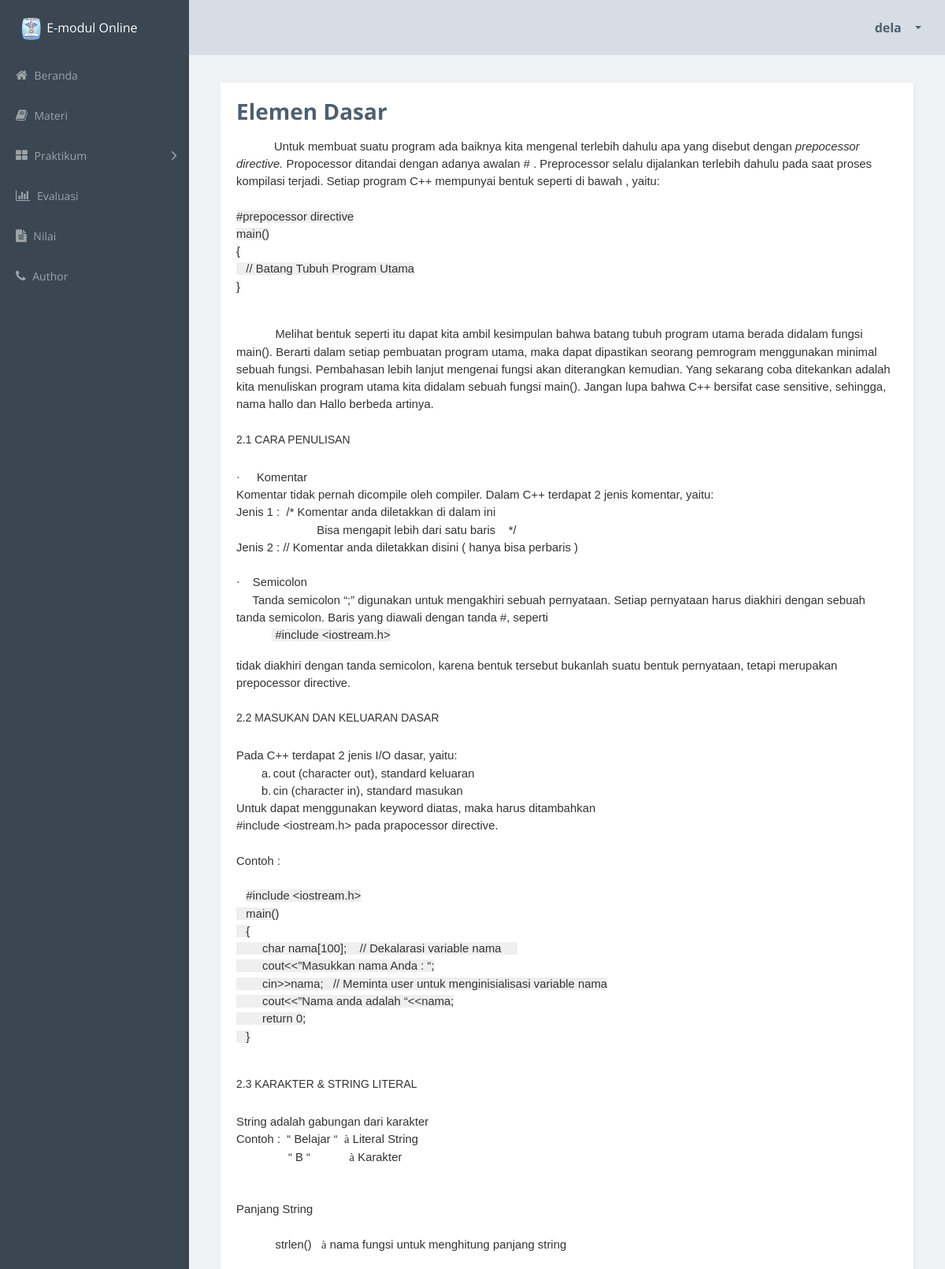
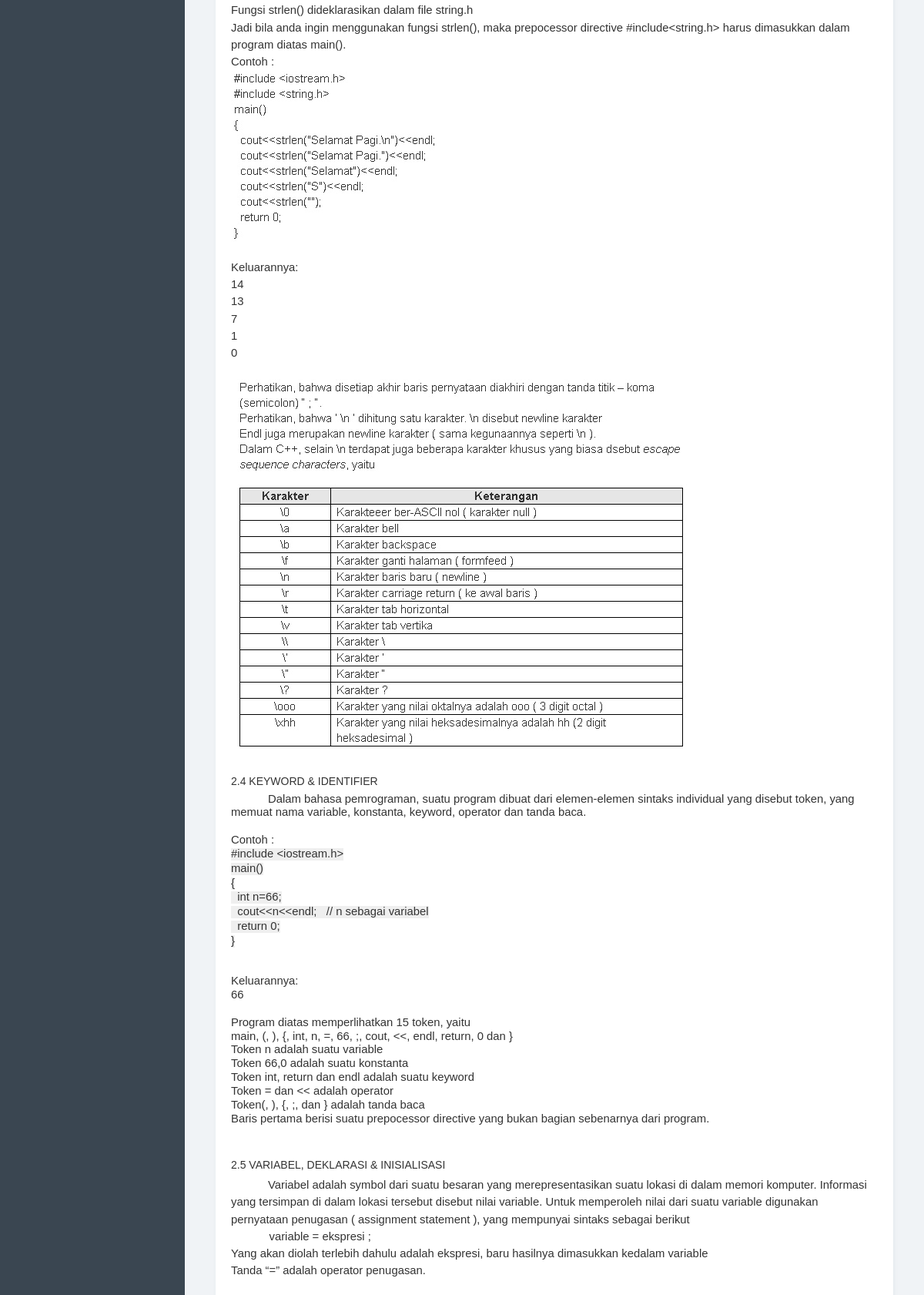
The page /detailMateriSiswa.php?id=22 (signed in, upper part) on the database its author committed (2 pictures, top to bottom).
### tables this page shows
CREATE TABLE `materi` (
  `id_materi` int(11) NOT NULL AUTO_INCREMENT,
  `nama` varchar(100) DEFAULT NULL,
  `isi` longtext,
  PRIMARY KEY (`id_materi`)
);

### detailMateriSiswa.php (the view, shortened to what this page needs)
<?php
include("config.php");
$id = $_GET['id'];
$query = mysqli_query($conn, "SELECT * FROM materi WHERE id_materi = $id");
$data = mysqli_fetch_array($query);
?>
<!doctype html>
<html class="no-js" lang="en">
    <head>
        <link rel="stylesheet" href="css/vendor.css">
        <link rel="stylesheet" href="css/app-blue.css">
    </head>
    <body>
        <div class="main-wrapper">
            <div class="app" id="app">
                <header class="header">
                    <div class="header-block header-block-nav">
                        <ul class="nav-profile">
                            <li class="profile dropdown">
                                <a class="nav-link dropdown-toggle" data-toggle="dropdown" href="#" role="button" aria-haspopup="true" aria-expanded="false">
                                    <span class="name"> <?php echo $_SESSION['username']; ?> </span>
                                </a>
                            </li>
                        </ul>
                    </div>
                </header>
                <aside class="sidebar">
                    <div class="sidebar-container">
                        <div class="sidebar-header">
                            <div class="brand">
                                <div>
                                    <img src="assets/logosmk.png" width="30" height="30"> E-modul Online
                                </div>
                            </div>
                        </div>
                        <nav class="menu">
                            <ul class="sidebar-menu metismenu" id="sidebar-menu">
                                <li class="">
                                    <a href="indexSiswa.php">
                                        <i class="fa fa-home"></i> Beranda </a>
                                </li>
                                <li class="">
                                    <a href="materiSiswa.php">
                                        <i class="fa fa-book"></i> Materi </a>
                                </li>
                                <li>
                                    <a href="">
                                        <i class="fa fa-th-large"></i> Praktikum
                                        <i class="fa arrow"></i>
                                    </a>
                                </li>
                                <li class="">
                                    <a href="evaluasiSiswa.php">
                                        <i class="fa fa-bar-chart"></i> Evaluasi </a>
                                </li>
                                <li class="">
                                    <a href="nilaiSiswa.php">
                                        <i class="fa fa-file-text"></i> Nilai </a>
                                </li>
                                <li class="">
                                    <a href="auth.php">
                                        <i class="fa fa-phone"></i> Author </a>
                                </li>
                            </ul>
                        </nav>
                    </div>
                </aside>
                <article class="content forms-page">
                 <section class="section">
                        <div class="row">
                            <div class="col-md-12">
                                <div class="card card-block sameheight-item">
                                    <form id="tambah-form" action="prosesTambahMateri.php" method="POST" enctype="multipart/form-data">
                                        <div class="form-group">
                                           <h3><b><?php echo $data['nama'] ?></b></h3>
                                        </div>
                                        <div class="form-group">
                                            <?php echo $data['isi'] ?>
                                        </div>
                                    </form>
                                </div>
                            </div>
                        </div>
                    </section>
                </article>
    </body>
</html>

### rows shown on the page
materi: nama "Elemen Dasar", isi "Untuk membuat suatu program ada baiknya kita mengenal terlebih dahulu apa yang disebut dengan prepocessor directive. Propocessor ditandai dengan adanya awalan # . Preprocessor selalu dijalankan terlebih dahulu pada saat proses kompilasi terjadi. Setiap program C++ mempunyai bentuk seperti di bawah , yaitu: #prepocessor directive main() { // Batang Tubuh Program Utama } Melihat bentuk seperti itu dapat kita ambil kesimpulan bahwa batang tubuh program utama berada didalam fungsi main(). Berarti dalam setiap pembuatan program utama, maka dapat dipastikan seorang pemrogram menggunakan minimal sebuah fungsi. Pembahasan lebih lanjut mengenai fungsi akan diterangkan kemudian. Yang sekarang coba…", isi (picture)

### other values the page prints
$_SESSION['username'] "dela"
